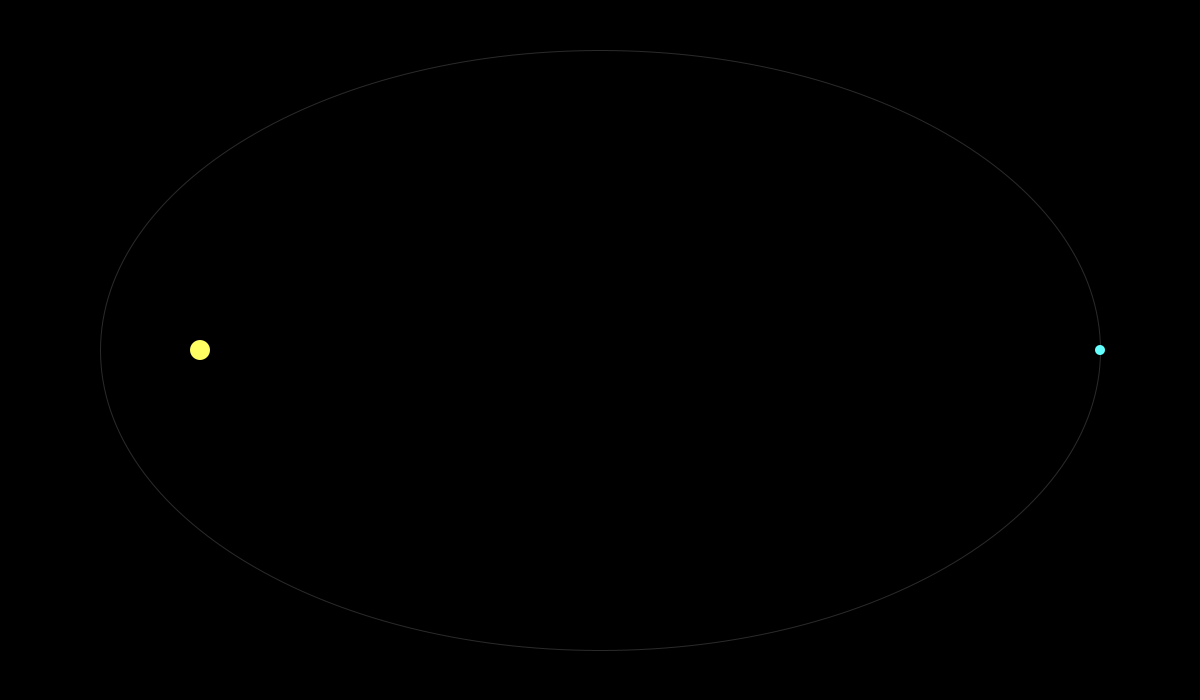
Frame 1 (no input)
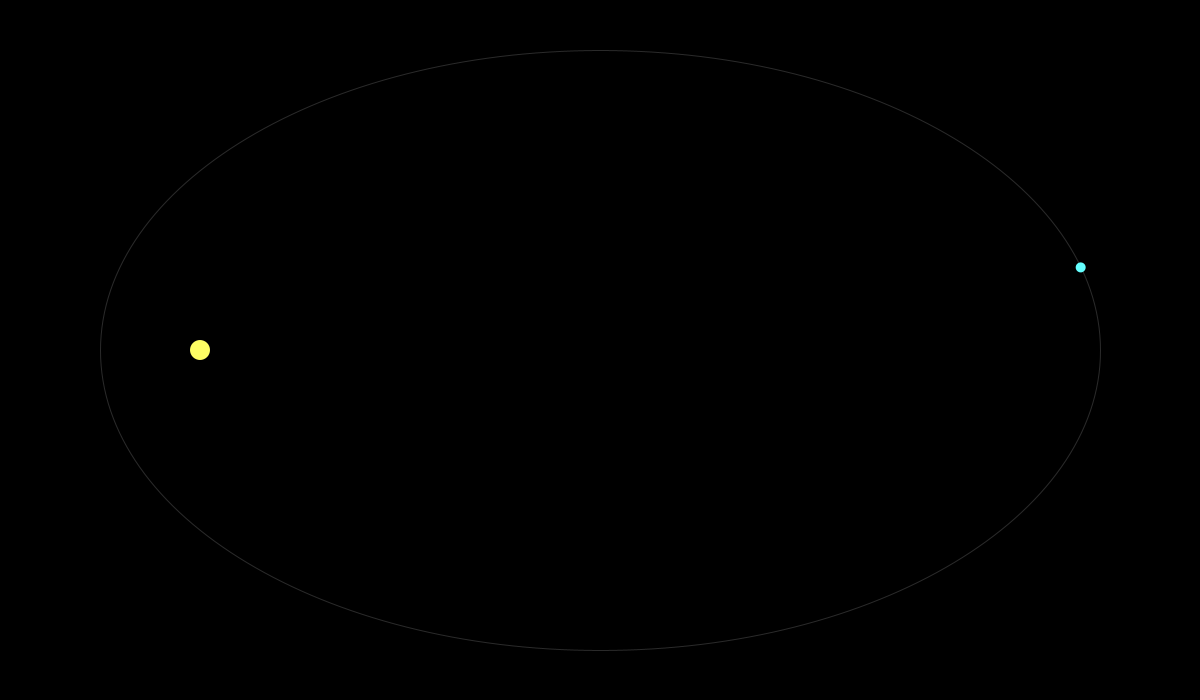
Frame 60 (the mouse pressed at the canvas centre just before this capture)
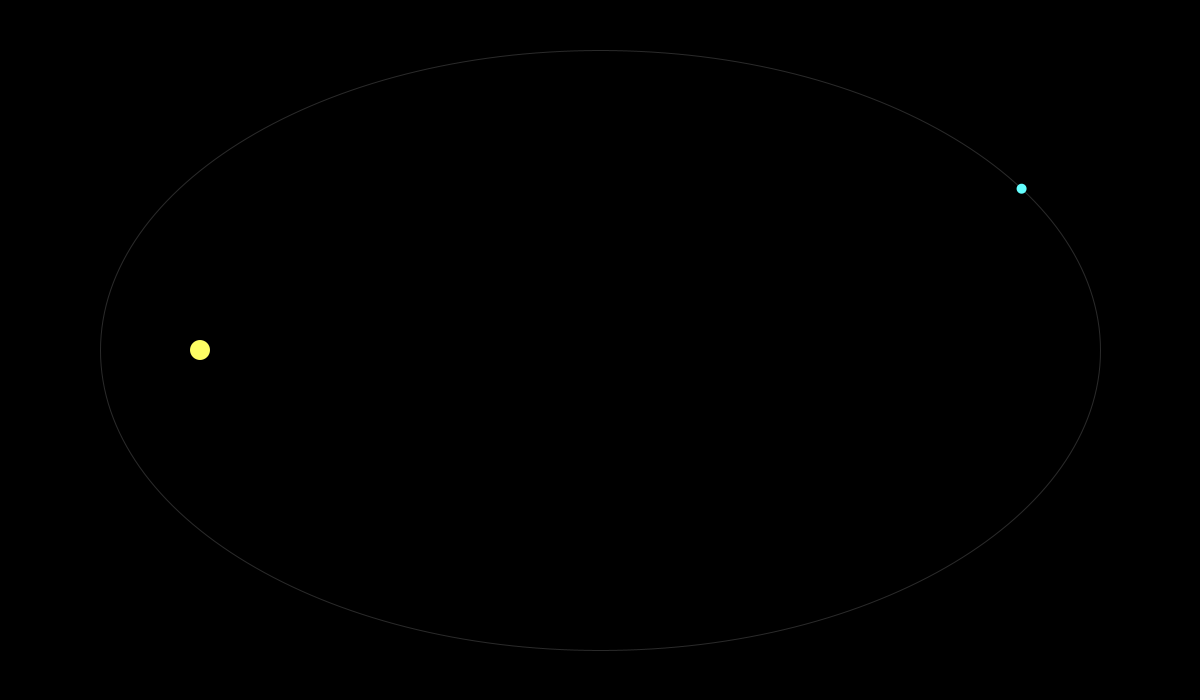
Frame 120 (the mouse held since frame 60 and released just before this capture)

The Processing sketch that drew these frames (run headless with seeded random() and noise(); from frame 60 on, the mouse is pressed at the canvas centre):

// Processing sketch: Solar_and_Physics
// ── Solar_and_Physics.pde
Orbit o;

void setup() {
  size(1200, 700);
  background(0);
  
  o = new Orbit(width / 2, height / 2, 500, 300);
}


void draw() {
  background(0);
  noFill();
  stroke(42);
  ellipse(o.pCoords.x, o.pCoords.y, 2 * o.a, 2 * o.b);
  
  noStroke();
  fill(255, 255, 100);
  ellipse(o.foc.x, o.foc.y, 20, 20);
  
  fill(100, 255, 255);
  ellipse(o.x(o.step), o.y(o.step), 10, 10);
  
  o.step -= o.vel(o.step);
}
// ── Orbit.pde
class Orbit {
  
  float step = 0;
  
  int a;
  int b;
  float mu = 0.01;
  
  PVector pCoords = new PVector(0, 0);
  PVector foc = new PVector(0, 0);
  
  
  Orbit(int x, int y, int maj, int min) {
    pCoords = new PVector(x, y);
    
    a = maj;
    b = min;
    
    foc = new PVector(-sqrt(pow(a, 2) - pow(b, 2)) + x, y);
  }
  
  float x(float s) {
    return (cos(s) * a) + pCoords.x;
  }
  
  float y(float s) {
    float h = b * sqrt(1 - (pow(x(s) - pCoords.x, 2) / pow(a, 2)));
    return (h * (sin(s) < 0 ? -1 : 1)) + pCoords.y;
  }
  
  float rad(float s) {
    return dist(foc.x, foc.y, x(s), y(s));
  }
  
  float vel(float s) {
    float h = (2 / rad(s)) - (1 / a);
    return sqrt(mu * h);
  }
}
